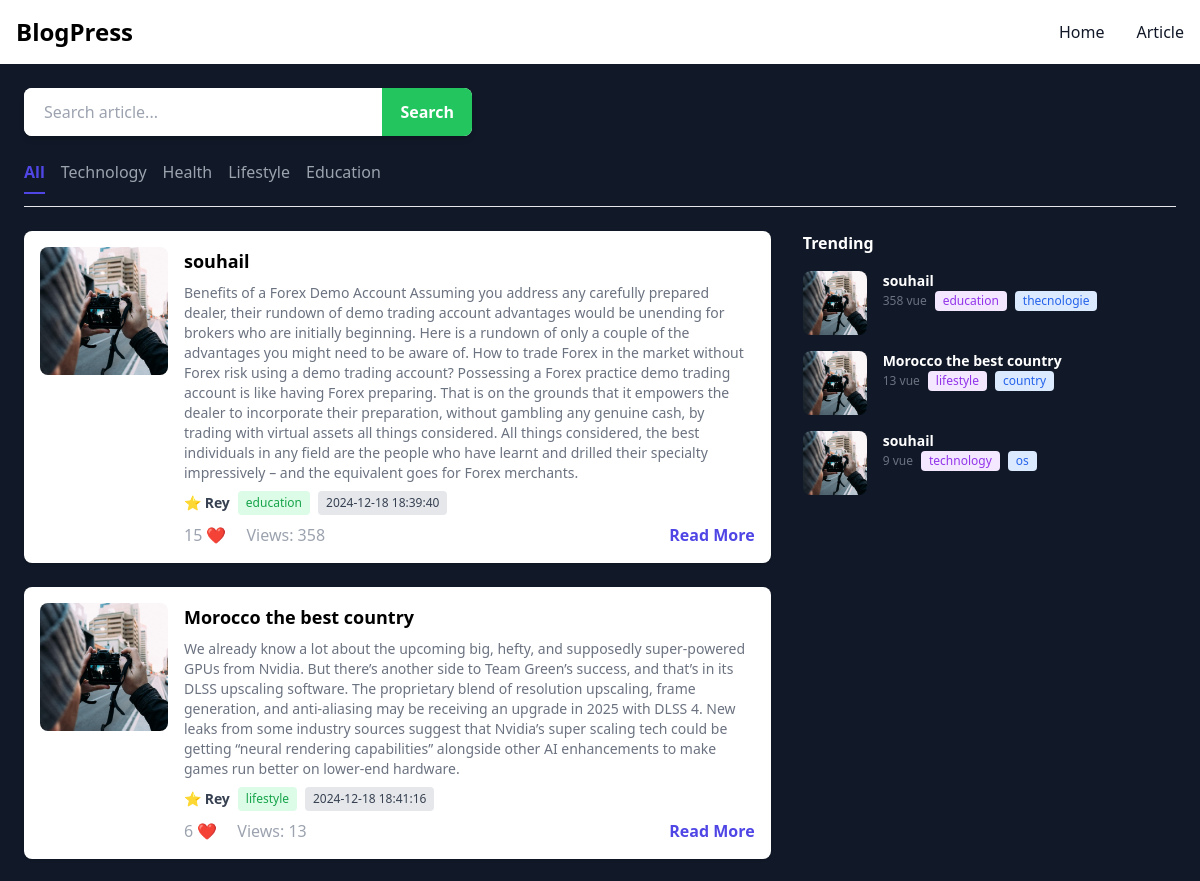
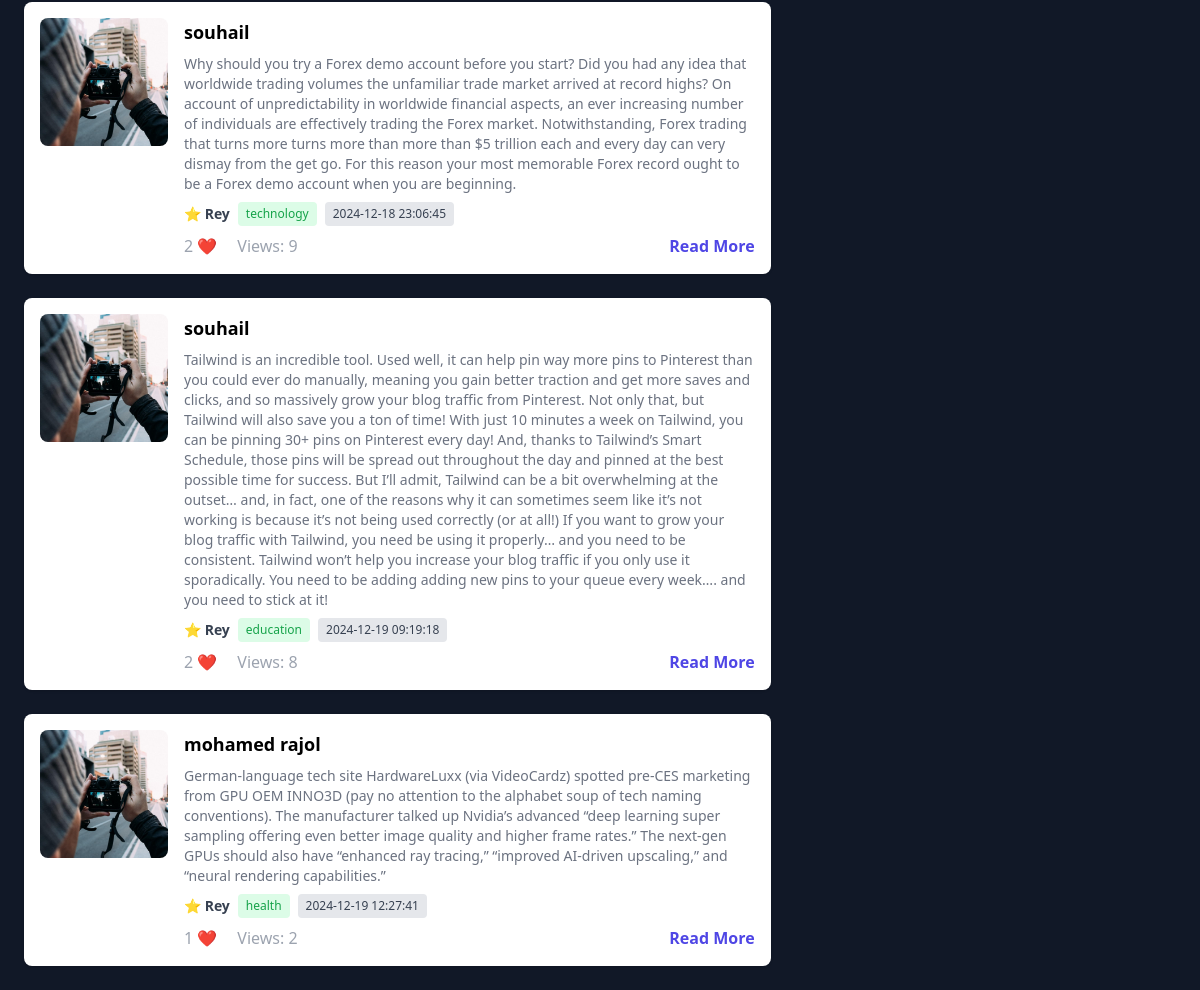
Screenshot of /interfaceBlogs.php with the database file from the repository (2 pictures, top to bottom).
### tables this page shows
CREATE TABLE `articles` (
  `id` int(11) NOT NULL,
  `title` varchar(255) NOT NULL,
  `content` text NOT NULL,
  `author_id` int(11) DEFAULT NULL,
  `views` int(11) DEFAULT 0,
  `likes` int(11) DEFAULT 0,
  `tags` varchar(255) DEFAULT NULL,
  `created_at` datetime DEFAULT current_timestamp(),
  `categorie` varchar(150) DEFAULT NULL
);

### interfaceBlogs.php (the view, shortened to what this page needs)
<?php
require_once 'connection.php';
    try {
        $query = "SELECT * FROM articles";
        $st = $pdo->prepare($query);
        $st->execute();
        $datainfo = $st->fetchAll(PDO:: FETCH_ASSOC);
    }catch(ErrorException $e){
        echo "error fetch data from article " . $e->getMessage();
    }
    $queryTrend = "SELECT * FROM articles ORDER BY views desc LIMIT 3";
    $stTrent = $pdo->prepare($queryTrend);
    $stTrent->execute();
    $trendBlogs = $stTrent->fetchAll(PDO:: FETCH_ASSOC);
    if($_SERVER['REQUEST_METHOD'] == 'GET' && isset($_GET['searching'])){
        $valueInput = '%'.$_GET['search'].'%';
        $querySearch = "SELECT * FROM articles WHERE title LIKE ? OR content LIKE ?";
        $stmt = $pdo->prepare($querySearch);
        $stmt->execute([$valueInput, $valueInput]);
        $datainfo = $stmt->fetchAll(PDO:: FETCH_ASSOC);
    }else {
        $querySearch = "SELECT * FROM articles";
        $stmt = $pdo->prepare($querySearch);
        $stmt->execute();
        $datainfo = $stmt->fetchAll(PDO:: FETCH_ASSOC);
    }
?>
<!DOCTYPE html>
<html lang="en">
<head>
    <script src="https://cdn.tailwindcss.com"></script>
</head>
<body class="bg-gray-900 font-sans">
    <header>
        <nav class="bg-white border-gray-200 dark:bg-gray-900">
            <div class="max-w-screen-xl flex flex-wrap items-center justify-between mx-auto p-4"> <a href="index.php"
                    class="flex items-center space-x-3 rtl:space-x-reverse"> <span
                        class="self-center text-2xl font-semibold whitespace-nowrap dark:text-white">BlogPress</span>
                </a>
                <div class="hidden w-full md:block md:w-auto" id="navbar-default">
                    <ul
                        class="font-medium flex flex-col p-4 md:p-0 mt-4 border border-gray-100 rounded-lg bg-gray-50 md:flex-row md:items-center md:space-x-8 rtl:space-x-reverse md:mt-0 md:border-0 md:bg-white dark:bg-gray-800 md:dark:bg-gray-900 dark:border-gray-700">
                        <li>
                            <a href="index.php  "
                                class="block py-2 px-3 text-gray-900 rounded hover:bg-gray-100 md:hover:bg-transparent md:border-0 md:hover:text-blue-700 md:p-0 dark:text-white md:dark:hover:text-blue-500 dark:hover:bg-gray-700 dark:hover:text-white md:dark:hover:bg-transparent"
                                aria-current="page">
                                Home
                            </a>
                        </li>
                        <li>
                            <a href="interfaceBlogs.php"
                                class="block py-2 px-3 text-gray-900 rounded hover:bg-gray-100 md:hover:bg-transparent md:border-0 md:hover:text-blue-700 md:p-0 dark:text-white md:dark:hover:text-blue-500 dark:hover:bg-gray-700 dark:hover:text-white md:dark:hover:bg-transparent">
                                Article
                            </a>
                        </li>
                    </ul>
                </div>
            </div>
        </nav>
    </header>
    <div class="max-w-7xl mx-auto p-4 md:p-6">
        <div class="relative mb-6 w-full max-w-md">
            <form action="" method="get" class="flex items-center bg-white rounded-lg shadow-md overflow-hidden">
                <input type="text" placeholder="Search article..." name="search"
                    class="w-4/5 py-3 px-5 text-gray-700 focus:outline-none focus:ring-2 focus:ring-indigo-400" />
                <button type="submit" name="searching"
                    class="w-1/5 bg-green-500 hover:bg-green-700 text-white font-bold py-3 px-4 focus:outline-none focus:shadow-outline">Search
                </button>
            </form>
        </div>
        <div class="flex gap-4 text-gray-400 border-b pb-3 mb-6 overflow-x-auto">
            <form action="" method="get" class="flex gap-4">
                <a href="?category=all" class="text-indigo-600 font-semibold border-b-2 border-indigo-600 pb-2">All</a>
                <a href="?category=technology" class="hover:text-indigo-600">Technology</a>
                <a href="?category=health" class="hover:text-indigo-600">Health</a>
                <a href="?category=lifestyle" class="hover:text-indigo-600">Lifestyle</a>
                <a href="?category=education" class="hover:text-indigo-600">Education</a>
            </form>
        </div>
        <div class="flex flex-col lg:flex-row gap-8">
            <div class="w-full lg:w-2/3 space-y-6">
                <?php foreach($datainfo as $data) : ?>
                <div class="flex flex-col sm:flex-row gap-4 bg-white rounded-lg shadow p-4 hover:shadow-md transition">
                    <img src="blogs.jpg" alt="Article Image" class="w-full sm:w-32 h-32 object-cover rounded-lg" />
                    <div class="flex-1">
                        <h2 class="font-bold text-lg">
                            <?php echo $data['title']; ?>
                        </h2>
                        <p class="text-gray-500 text-sm my-2">
                            <?php echo $data['content'] ;?>
                        </p>
                        <div class="flex items-center text-sm gap-2">
                            <span class="text-gray-700 font-semibold">⭐ Rey</span>
                            <span
                                class="bg-green-100 text-green-600 px-2 py-1 rounded text-xs"><?php echo $data['categorie']; ?></span>
                            <span
                                class="bg-gray-200 text-gray-700 px-2 py-1 rounded text-xs"><?php echo $data['created_at'] ;?></span>
                        </div>
                        <div class="flex items-center gap-4 mt-2 text-gray-400">
                            <span> <?php echo $data['likes']; ?> ❤️</span>
                            <div id="view-counter" class="flex items-center mr-4">
                                <span class="ml-1">Views: <span id="views"><?php echo $data['views'];?></span></span>
                            </div>
                            <button class="ml-auto text-indigo-600 font-semibold hover:underline btnOpenBlogs"
                                name="btnOpenBlogs">
                                <a href="blogs.php?BlogId=<?php echo $data['id']; ?>">Read More</a>
                            </button>
                        </div>
                    </div>
                </div>
                <?php endforeach ; ?>
            </div>
            <div class="w-full lg:w-1/3">
                <h2 class="font-bold text-white mb-4">Trending</h2>
                <div class="space-y-4">
                    <?php foreach($trendBlogs as $query): ?>
                    <div class="flex gap-4 items-start">
                        <img src="blogs.jpg" alt="Trending Image" class="w-16 h-16 object-cover rounded-lg" />
                        <div>
                            <h3 class="font-semibold text-white text-sm">
                                <?php echo $query['title'] ?>
                            </h3>
                            <div class="flex items-center text-xs gap-2 text-gray-500">
                                <span> <?php echo $query['views'] ?> vue</span>
                                <span
                                    class="bg-purple-100 text-purple-600 px-2 py-0.5 rounded"><?php echo $query['categorie'] ?></span>
                                <span
                                    class="bg-blue-100 text-blue-600 px-2 py-0.5 rounded"><?php echo $query['tags'] ?></span>
                            </div>
                        </div>
                    </div>
                    <?php endforeach ; ?>
                </div>
            </div>
        </div>
    </div>
</body>
</html>

### rows the page displays
articles: title "souhail", content "Benefits of a Forex Demo Account Assuming you address any carefully prepared dealer, their rundown of demo trading account advantages would be unending for brokers who are initially beginning. Here is a rundown of only a couple of the advantages you might need to be aware of. How to trade Forex in the market without Forex risk using a demo trading account? Possessing a Forex practice demo trading account is like having Forex preparing. That is on the grounds that it empowers the dealer to incorporate their preparation, without gambling any genuine cash, by trading with virtual assets all things considered. All things considered, the best individuals in any field are the people who have…", categorie "education", created_at "2024-12-18 18:39:40", likes "15", views "358", tags "thecnologie"
articles: title "Morocco the best country", content "We already know a lot about the upcoming big, hefty, and supposedly super-powered GPUs from Nvidia. But there’s another side to Team Green’s success, and that’s in its DLSS upscaling software. The proprietary blend of resolution upscaling, frame generation, and anti-aliasing may be receiving an upgrade in 2025 with DLSS 4. New leaks from some industry sources suggest that Nvidia’s super scaling tech could be getting “neural rendering capabilities” alongside other AI enhancements to make games run better on lower-end hardware.", categorie "lifestyle", created_at "2024-12-18 18:41:16", likes "6", views "13", tags "country"
articles: title "souhail", content "Why should you try a Forex demo account before you start? Did you had any idea that worldwide trading volumes the unfamiliar trade market arrived at record highs? On account of unpredictability in worldwide financial aspects, an ever increasing number of individuals are effectively trading the Forex market. Notwithstanding, Forex trading that turns more turns more than more than $5 trillion each and every day can very dismay from the get go. For this reason your most memorable Forex record ought to be a Forex demo account when you are beginning.", categorie "technology", created_at "2024-12-18 23:06:45", likes "2", views "9", tags "os"
articles: title "souhail", content "Tailwind is an incredible tool. Used well, it can help pin way more pins to Pinterest than you could ever do manually, meaning you gain better traction and get more saves and clicks, and so massively grow your blog traffic from Pinterest. Not only that, but Tailwind will also save you a ton of time! With just 10 minutes a week on Tailwind, you can be pinning 30+ pins on Pinterest every day! And, thanks to Tailwind’s Smart Schedule, those pins will be spread out throughout the day and pinned at the best possible time for success. But I’ll admit, Tailwind can be a bit overwhelming at the outset… and, in fact, one of the reasons why it can sometimes seem like it’s not working is because it’s…", categorie "education", created_at "2024-12-19 09:19:18", likes "2", views "8"
articles: title "mohamed rajol", content "German-language tech site HardwareLuxx (via VideoCardz) spotted pre-CES marketing from GPU OEM INNO3D (pay no attention to the alphabet soup of tech naming conventions). The manufacturer talked up Nvidia’s advanced “deep learning super sampling offering even better image quality and higher frame rates.” The next-gen GPUs should also have “enhanced ray tracing,” “improved AI-driven upscaling,” and “neural rendering capabilities.”", categorie "health", created_at "2024-12-19 12:27:41", likes "1", views "2"
